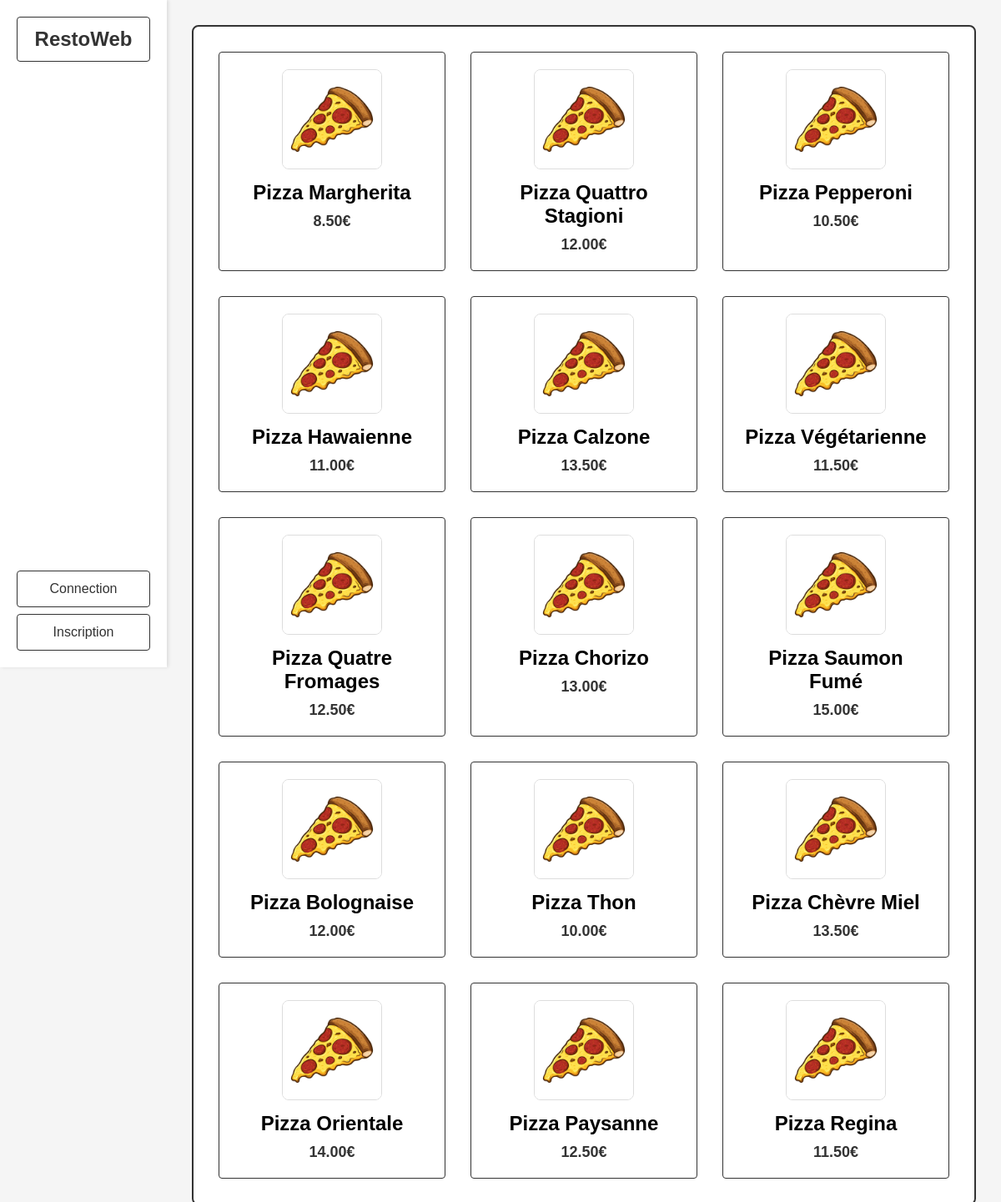
The page / on the database its author committed.
### tables this page shows
CREATE TABLE `produit` (
  `idProduit` int(11) NOT NULL,
  `libProduit` varchar(255) DEFAULT NULL,
  `prixProduitHT` decimal(15,2) DEFAULT NULL
);

### component/componentArticle.php (the view, shortened to what this page needs)
<?php
    $dbh = db_connect();
    $sql = "SELECT idProduit, libProduit, prixProduitHT FROM produit";
    try {
        $sth = $dbh->prepare($sql);
        $sth->execute();
        $produits = $sth->fetchAll(PDO::FETCH_ASSOC);
    } catch (PDOException $ex) {
        die("Erreur lors de la requête SQL : " . $ex->getMessage());
    }
    foreach ($produits as $produit) {
        echo '<div class="article" data-id="' . $produit['idProduit'] . '">';
        echo '<img src="image/pizza.jpg" alt="' . htmlspecialchars($produit['libProduit']) . '">';
        echo '<h2>' . htmlspecialchars($produit['libProduit']) . '</h2>';
        echo '<h3>' . htmlspecialchars($produit['prixProduitHT']) . '€</h3>';
        echo '</div>';
    }
?>

### component/componentDocType.php (shortened to what this page needs)
<!DOCTYPE html>
<html lang="fr">
<head>
    <link rel="stylesheet" href="main.css">
</head>

### index.php (shortened to what this page needs)
<?php
    include "component/componentDocType.php";
?>
<body>
    <?php
        include "component/componentNav.php";
    ?>
    <section class="sectionArticle" id="sectionArticle">
        <div class="areaArticle">
            <?php
                include "component/componentArticle.php";
            ?>
        </div>
    </section>
</body>
</html>

### component/componentNav.php
<nav>
    <div class="logo"><a href="index.php">RestoWeb</a></div>
    <div class="auth-buttons">
        <div><a href="connection.php">Connection</a></div>
        <div><a href="inscription.php">Inscription</a></div>
    </div>
</nav>

### rows shown on the page
produit: libProduit "Pizza Margherita", prixProduitHT "8.50"
produit: libProduit "Pizza Quattro Stagioni", prixProduitHT "12.00"
produit: libProduit "Pizza Pepperoni", prixProduitHT "10.50"
produit: libProduit "Pizza Hawaienne", prixProduitHT "11.00"
produit: libProduit "Pizza Calzone", prixProduitHT "13.50"
produit: libProduit "Pizza Végétarienne", prixProduitHT "11.50"
produit: libProduit "Pizza Quatre Fromages", prixProduitHT "12.50"
produit: libProduit "Pizza Chorizo", prixProduitHT "13.00"
produit: libProduit "Pizza Saumon Fumé", prixProduitHT "15.00"
produit: libProduit "Pizza Bolognaise", prixProduitHT "12.00"
produit: libProduit "Pizza Thon", prixProduitHT "10.00"
produit: libProduit "Pizza Chèvre Miel", prixProduitHT "13.50"
produit: libProduit "Pizza Orientale", prixProduitHT "14.00"
produit: libProduit "Pizza Paysanne", prixProduitHT "12.50"
produit: libProduit "Pizza Regina", prixProduitHT "11.50"
